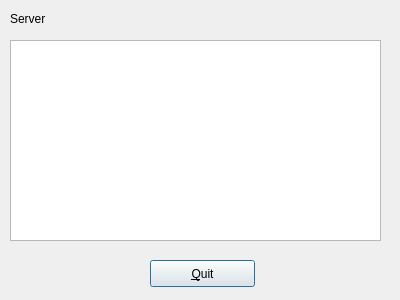
<?xml version="1.0" encoding="UTF-8"?>
<ui version="4.0">
 <class>server_dlg</class>
 <widget class="QDialog" name="server_dlg">
  <property name="geometry">
   <rect>
    <x>0</x>
    <y>0</y>
    <width>400</width>
    <height>300</height>
   </rect>
  </property>
  <property name="windowTitle">
   <string>Dialog</string>
  </property>
  <widget class="QLabel" name="label">
   <property name="geometry">
    <rect>
     <x>10</x>
     <y>10</y>
     <width>61</width>
     <height>18</height>
    </rect>
   </property>
   <property name="text">
    <string>Server</string>
   </property>
  </widget>
  <widget class="QTextEdit" name="log_tedt">
   <property name="geometry">
    <rect>
     <x>10</x>
     <y>40</y>
     <width>371</width>
     <height>201</height>
    </rect>
   </property>
  </widget>
  <widget class="QPushButton" name="quit_btn">
   <property name="geometry">
    <rect>
     <x>150</x>
     <y>260</y>
     <width>105</width>
     <height>27</height>
    </rect>
   </property>
   <property name="text">
    <string>&amp;Quit</string>
   </property>
  </widget>
 </widget>
 <resources/>
 <connections/>
</ui>
